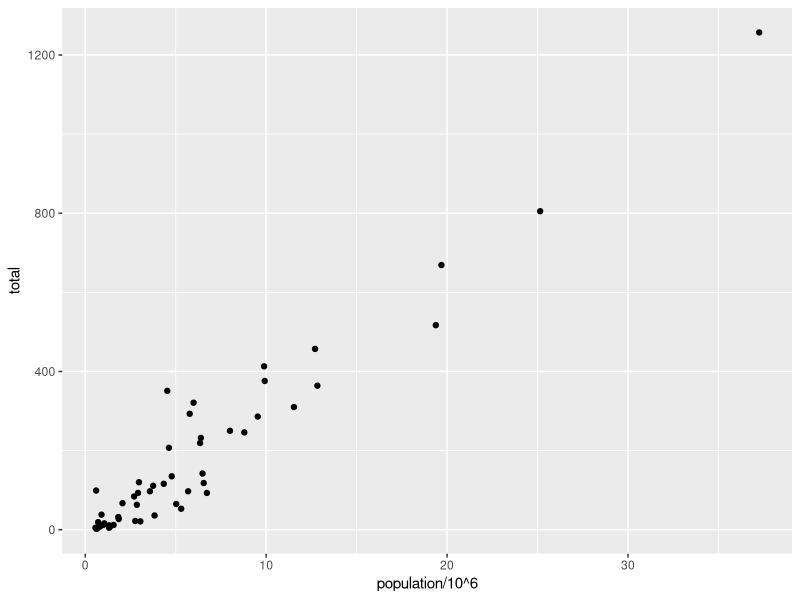
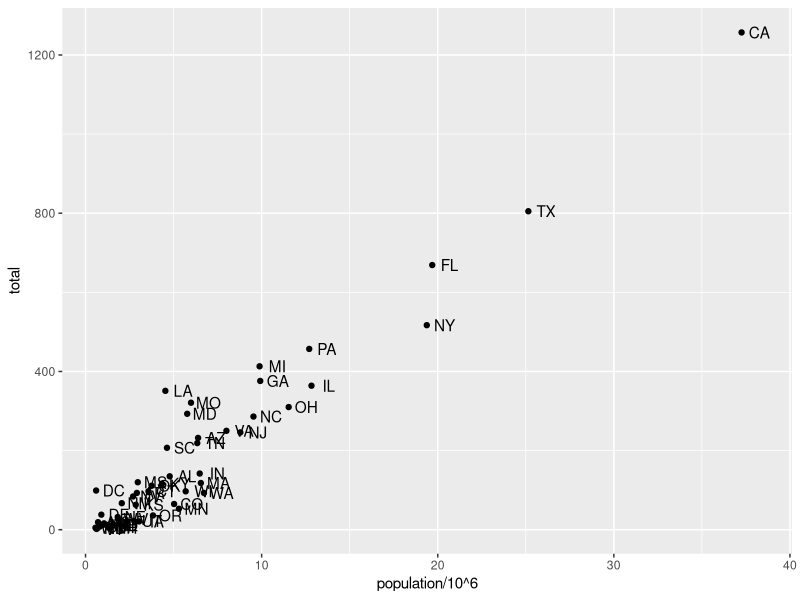
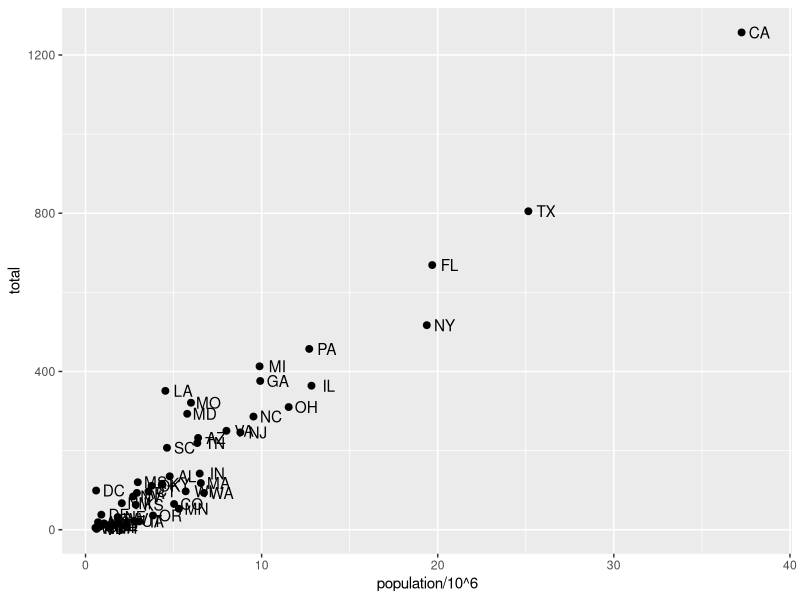
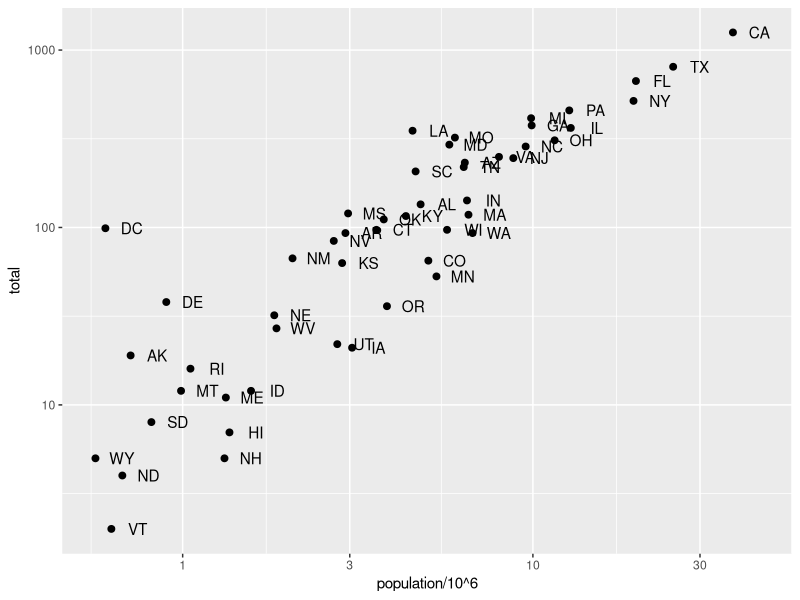
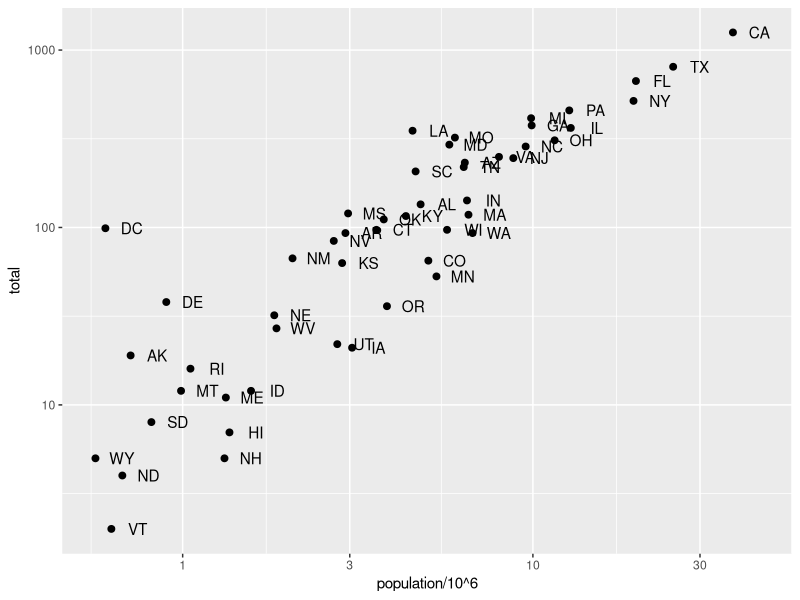
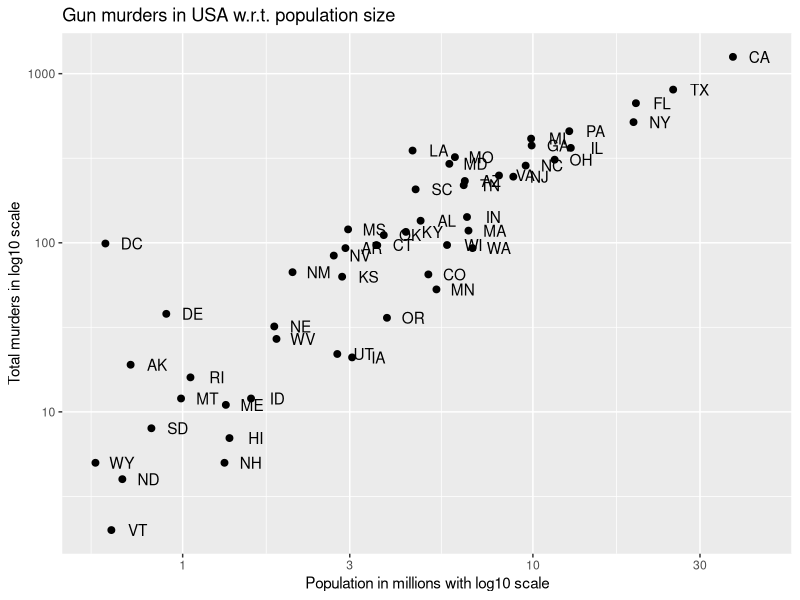
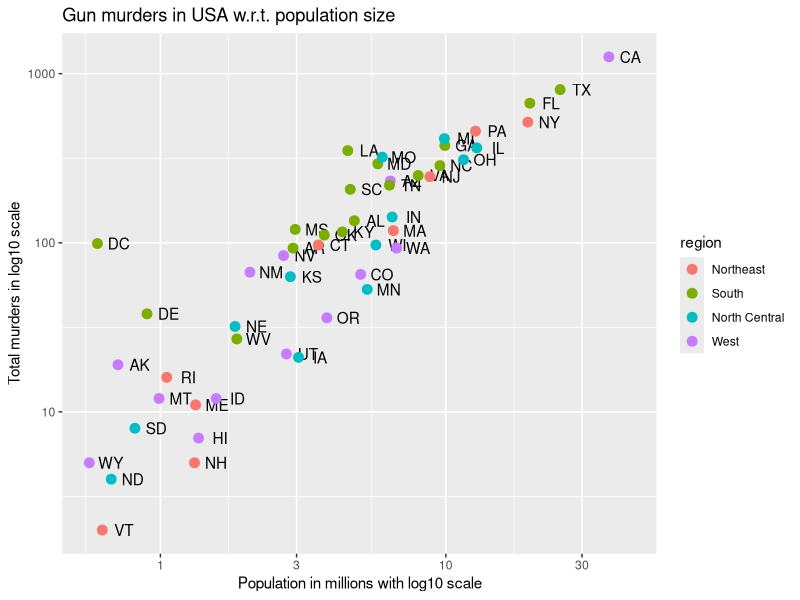
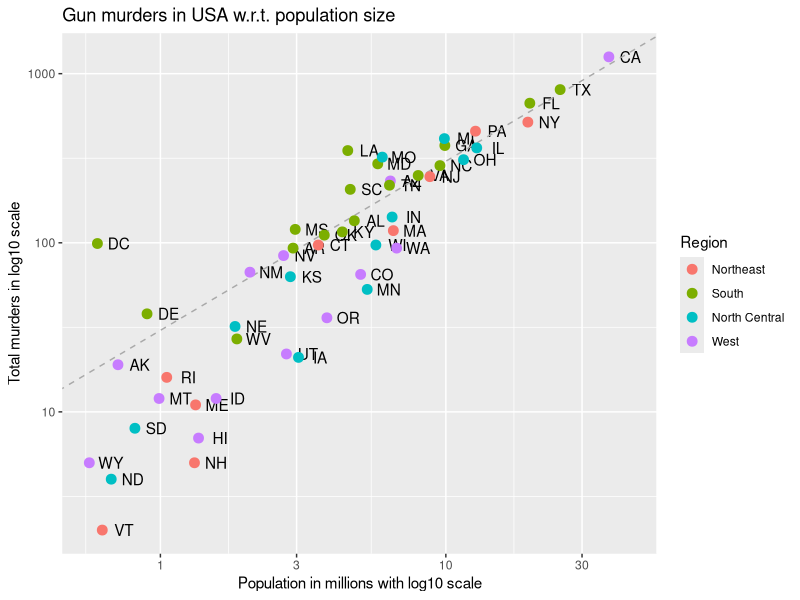

Generate these figures, in order, with R:
library(tidyverse)
library(dslabs)
data("murders")


# While creating ggplot graphs, there are several components
# 1. Data component
# 2. Geometric component
# 3. Aesthetic mapping component
# 4. Scale component
# 5. Labels, title legend etc


# Syntax for creating a scatter plot
# geom point is a layer added to the ggplot object, and is the syntax for scatterplot
# aes is the aesthetic mapping function
ggplot(data = murders) + geom_point(aes(x = population/10^6, y= total))

ggplot(data = murders) + 
  geom_point(aes(x = population/10^6, y= total)) +
  geom_text(aes(x = population/10^6, y= total, label = abb), nudge_x = 1)


# global aes
ggplot(data = murders, aes(x = population/10^6, y= total, label = abb)) + 
  geom_point(size = 2) +
  geom_text(nudge_x = 1)



# Scales, Labels and colors
# Change scale to log scale
ggplot(data = murders, aes(x = population/10^6, y= total, label = abb)) + 
  geom_point(size = 2) +
  geom_text(nudge_x = 0.075) +
  scale_x_continuous(trans = "log10") +
  scale_y_continuous(trans = "log10")

## ORRR

ggplot(data = murders, aes(x = population/10^6, y= total, label = abb)) + 
  geom_point(size = 2) +
  geom_text(nudge_x = 0.075) +
  scale_x_log10() +
  scale_y_log10()


# Labels

ggplot(data = murders, aes(x = population/10^6, y= total, label = abb)) + 
  geom_point(size = 2) + # Removing only this to allow for edit
  geom_text(nudge_x = 0.075) +
  scale_x_log10() +
  scale_y_log10() +
  xlab("Population in millions with log10 scale") +
  ylab("Total murders in log10 scale") +
  ggtitle("Gun murders in USA w.r.t. population size")


graph <- ggplot(data = murders, aes(x = population/10^6, y= total, label = abb)) + 
  geom_text(nudge_x = 0.075) +
  scale_x_log10() +
  scale_y_log10() +
  xlab("Population in millions with log10 scale") +
  ylab("Total murders in log10 scale") +
  ggtitle("Gun murders in USA w.r.t. population size")


graph + geom_point(size = 3, aes(col = region))

# To get an abline (i.e. avg line for usa), the formula is y = mx + c where y is total murders, 
# m is the murder rate avg for usa, and x is the population
avg_rate <- sum(murders$total)/sum(murders$population)  * 10^6




# Adding ABline, and changing color of points acc to region
graph <- graph + 
  # lty == line type, and place the abline first to keep the line behind the dots
  geom_abline(intercept = log10(avg_rate), lty = 2, color = "darkgrey") +
  # Place the col argument outside the aes for common coloring
  geom_point(aes(col = region), size = 3)


## More Customization of the Legend
graph <- graph + scale_color_discrete(name = "Region")
graph


library(ggthemes)
graph + theme_fivethirtyeight()


# ggrepel package is required to properly render the labels making them legible
library(ggrepel)


# Now to do it all again customizing it properly
# the abline slope
avg_rate


ggplot(data = murders, aes(x = population / 10^6, y = total, label = abb)) +
  geom_text_repel(max.overlaps = 30) +  # The only change is here
  geom_abline(intercept = log10(avg_rate), col = "darkgrey", lty = 2) +
  geom_point(aes(col = region), size = 3) +
  scale_x_log10() +
  scale_y_log10() +
  xlab("Population in millions log scale") +
  ylab("Total no. gun murders log scale") +
  ggtitle("Gun murders in USA in 2010") +
  scale_color_discrete(name = "Region") +
  theme_economist()







## Male heights histogram
data("heights")
mh <- heights %>%
  filter(sex == "Male") %>%
  ggplot(aes(x = height))



## Male heights histogram
mh + 
  geom_histogram(binwidth = 1, fill = "grey", col = "black") +
  xlab("Height of male students in inches") +
  ylab("Count of number of students") +
  ggtitle("Distribution of Male Student Heights") +
  theme_economist()



## Male heights density
mh + 
  geom_density() +
  xlab("Height of male students in inches") +
  ylab("Count of number of students") +
  ggtitle("Distribution of Male Student Heights")




# QQ plot
# Need to redefine mh, as aes needs sample for this function
mh_qq <- heights %>%
  filter(sex == "Male") %>%
  ggplot(aes(sample = height))


# Making a qq plot, however this is compared to a normal distribution
mh_qq + 
  geom_qq() 


# To compare it to the theoretical distribution of height, we have to give the 
# dparams argument
params <- heights %>% 
  filter(sex == "Male") %>%
  summarise(mean = mean(height), sd = sd(height))

mh_qq + 
  geom_qq(dparams = params) +
  geom_abline()


# You can also scale the height before plotting the qq plot, 
# This saves us from creating the params arguments, and hence a little cleaner



# Grid Plots
library("gridExtra")


p <- heights %>% filter(sex == "Male") %>% ggplot(aes(x = height))
p1 <- p + geom_histogram(binwidth = 1, fill = "grey", col = "black")
p2 <- p + geom_histogram(binwidth = 2, fill = "grey", col = "black")
p3 <- p + geom_histogram(binwidth = 3, fill = "grey", col = "black")

grid.arrange(p1, p2, p3)
grid.arrange(p1, p2, p3, ncol = 3)
